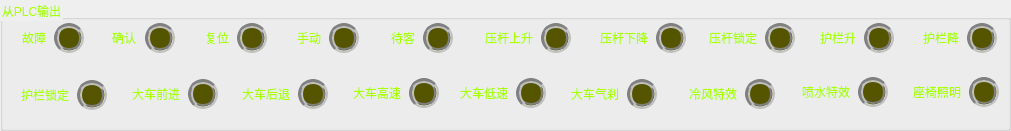
  <widget class="QGroupBox" name="plcOGroupBox">
   <property name="geometry">
    <rect>
     <x>10</x>
     <y>500</y>
     <width>1011</width>
     <height>131</height>
    </rect>
   </property>
   <property name="styleSheet">
    <string notr="true">color: rgb(170, 255, 0);</string>
   </property>
   <property name="title">
    <string>从PLC输出</string>
   </property>
   <widget class="QLabel" name="label_75">
    <property name="geometry">
     <rect>
      <x>910</x>
      <y>81</y>
      <width>51</width>
      <height>21</height>
     </rect>
    </property>
    <property name="styleSheet">
     <string notr="true">color: rgb(170, 255, 0);</string>
    </property>
    <property name="text">
     <string>座椅照明</string>
    </property>
    <property name="alignment">
     <set>Qt::AlignRight|Qt::AlignTrailing|Qt::AlignVCenter</set>
    </property>
   </widget>
   <widget class="QPushButton" name="pButton_41">
    <property name="geometry">
     <rect>
      <x>188</x>
      <y>79</y>
      <width>30</width>
      <height>30</height>
     </rect>
    </property>
    <property name="styleSheet">
     <string notr="true">border:5px groove gray;border-radius:15px;
background-color: rgb(85, 85, 0);</string>
    </property>
    <property name="text">
     <string/>
    </property>
   </widget>
   <widget class="QPushButton" name="pButton_46">
    <property name="geometry">
     <rect>
      <x>745</x>
      <y>79</y>
      <width>30</width>
      <height>30</height>
     </rect>
    </property>
    <property name="styleSheet">
     <string notr="true">border:5px groove gray;border-radius:15px;
background-color: rgb(85, 85, 0);</string>
    </property>
    <property name="text">
     <string/>
    </property>
   </widget>
   <widget class="QLabel" name="label_60">
    <property name="geometry">
     <rect>
      <x>918</x>
      <y>27</y>
      <width>41</width>
      <height>21</height>
     </rect>
    </property>
    <property name="styleSheet">
     <string notr="true">color: rgb(170, 255, 0);</string>
    </property>
    <property name="text">
     <string>护栏降</string>
    </property>
    <property name="alignment">
     <set>Qt::AlignRight|Qt::AlignTrailing|Qt::AlignVCenter</set>
    </property>
   </widget>
   <widget class="QLabel" name="label_59">
    <property name="geometry">
     <rect>
      <x>815</x>
      <y>27</y>
      <width>41</width>
      <height>21</height>
     </rect>
    </property>
    <property name="styleSheet">
     <string notr="true">color: rgb(170, 255, 0);</string>
    </property>
    <property name="text">
     <string>护栏升</string>
    </property>
    <property name="alignment">
     <set>Qt::AlignRight|Qt::AlignTrailing|Qt::AlignVCenter</set>
    </property>
   </widget>
   <widget class="QPushButton" name="pButton_39">
    <property name="geometry">
     <rect>
      <x>967</x>
      <y>23</y>
      <width>30</width>
      <height>30</height>
     </rect>
    </property>
    <property name="styleSheet">
     <string notr="true">border:5px groove gray;border-radius:15px;
background-color: rgb(85, 85, 0);</string>
    </property>
    <property name="text">
     <string/>
    </property>
   </widget>
   <widget class="QPushButton" name="pButton_40">
    <property name="geometry">
     <rect>
      <x>77</x>
      <y>80</y>
      <width>30</width>
      <height>30</height>
     </rect>
    </property>
    <property name="styleSheet">
     <string notr="true">border:5px groove gray;border-radius:15px;
background-color: rgb(85, 85, 0);</string>
    </property>
    <property name="text">
     <string/>
    </property>
   </widget>
   <widget class="QLabel" name="label_53">
    <property name="geometry">
     <rect>
      <x>198</x>
      <y>27</y>
      <width>31</width>
      <height>21</height>
     </rect>
    </property>
    <property name="styleSheet">
     <string notr="true">color: rgb(170, 255, 0);</string>
    </property>
    <property name="text">
     <string>复位</string>
    </property>
    <property name="alignment">
     <set>Qt::AlignRight|Qt::AlignTrailing|Qt::AlignVCenter</set>
    </property>
   </widget>
   <widget class="QPushButton" name="pButton_34">
    <property name="geometry">
     <rect>
      <x>423</x>
      <y>23</y>
      <width>30</width>
      <height>30</height>
     </rect>
    </property>
    <property name="styleSheet">
     <string notr="true">border:5px groove gray;border-radius:15px;
background-color: rgb(85, 85, 0);</string>
    </property>
    <property name="text">
     <string/>
    </property>
   </widget>
   <widget class="QPushButton" name="pButton_32">
    <property name="geometry">
     <rect>
      <x>237</x>
      <y>23</y>
      <width>30</width>
      <height>30</height>
     </rect>
    </property>
    <property name="styleSheet">
     <string notr="true">border:5px groove gray;border-radius:15px;
background-color: rgb(85, 85, 0);</string>
    </property>
    <property name="text">
     <string/>
    </property>
   </widget>
   <widget class="QLabel" name="label_65">
    <property name="geometry">
     <rect>
      <x>457</x>
      <y>82</y>
      <width>51</width>
      <height>21</height>
     </rect>
    </property>
    <property name="styleSheet">
     <string notr="true">color: rgb(170, 255, 0);</string>
    </property>
    <property name="text">
     <string>大车低速</string>
    </property>
    <property name="alignment">
     <set>Qt::AlignRight|Qt::AlignTrailing|Qt::AlignVCenter</set>
    </property>
   </widget>
   <widget class="QLabel" name="label_64">
    <property name="geometry">
     <rect>
      <x>350</x>
      <y>82</y>
      <width>51</width>
      <height>21</height>
     </rect>
    </property>
    <property name="styleSheet">
     <string notr="true">color: rgb(170, 255, 0);</string>
    </property>
    <property name="text">
     <string>大车高速</string>
    </property>
    <property name="alignment">
     <set>Qt::AlignRight|Qt::AlignTrailing|Qt::AlignVCenter</set>
    </property>
   </widget>
   <widget class="QLabel" name="label_73">
    <property name="geometry">
     <rect>
      <x>686</x>
      <y>83</y>
      <width>51</width>
      <height>21</height>
     </rect>
    </property>
    <property name="styleSheet">
     <string notr="true">color: rgb(170, 255, 0);</string>
    </property>
    <property name="text">
     <string>冷风特效</string>
    </property>
    <property name="alignment">
     <set>Qt::AlignRight|Qt::AlignTrailing|Qt::AlignVCenter</set>
    </property>
   </widget>
   <widget class="QPushButton" name="pButton_48">
    <property name="geometry">
     <rect>
      <x>969</x>
      <y>77</y>
      <width>30</width>
      <height>30</height>
     </rect>
    </property>
    <property name="styleSheet">
     <string notr="true">border:5px groove gray;border-radius:15px;
background-color: rgb(85, 85, 0);</string>
    </property>
    <property name="text">
     <string/>
    </property>
   </widget>
   <widget class="QPushButton" name="pButton_31">
    <property name="geometry">
     <rect>
      <x>145</x>
      <y>23</y>
      <width>30</width>
      <height>30</height>
     </rect>
    </property>
    <property name="styleSheet">
     <string notr="true">border:5px groove gray;border-radius:15px;
background-color: rgb(85, 85, 0);</string>
    </property>
    <property name="text">
     <string/>
    </property>
   </widget>
   <widget class="QLabel" name="label_52">
    <property name="geometry">
     <rect>
      <x>105</x>
      <y>27</y>
      <width>31</width>
      <height>21</height>
     </rect>
    </property>
    <property name="styleSheet">
     <string notr="true">color: rgb(170, 255, 0);</string>
    </property>
    <property name="text">
     <string>确认</string>
    </property>
    <property name="alignment">
     <set>Qt::AlignRight|Qt::AlignTrailing|Qt::AlignVCenter</set>
    </property>
   </widget>
   <widget class="QPushButton" name="pButton_44">
    <property name="geometry">
     <rect>
      <x>516</x>
      <y>78</y>
      <width>30</width>
      <height>30</height>
     </rect>
    </property>
    <property name="styleSheet">
     <string notr="true">border:5px groove gray;border-radius:15px;
background-color: rgb(85, 85, 0);</string>
    </property>
    <property name="text">
     <string/>
    </property>
   </widget>
   <widget class="QPushButton" name="pButton_43">
    <property name="geometry">
     <rect>
      <x>409</x>
      <y>78</y>
      <width>30</width>
      <height>30</height>
     </rect>
    </property>
    <property name="styleSheet">
     <string notr="true">border:5px groove gray;border-radius:15px;
background-color: rgb(85, 85, 0);</string>
    </property>
    <property name="text">
     <string/>
    </property>
   </widget>
   <widget class="QLabel" name="label_72">
    <property name="geometry">
     <rect>
      <x>568</x>
      <y>83</y>
      <width>51</width>
      <height>21</height>
     </rect>
    </property>
    <property name="styleSheet">
     <string notr="true">color: rgb(170, 255, 0);</string>
    </property>
    <property name="text">
     <string>大车气刹</string>
    </property>
    <property name="alignment">
     <set>Qt::AlignRight|Qt::AlignTrailing|Qt::AlignVCenter</set>
    </property>
   </widget>
   <widget class="QPushButton" name="pButton_36">
    <property name="geometry">
     <rect>
      <x>656</x>
      <y>23</y>
      <width>30</width>
      <height>30</height>
     </rect>
    </property>
    <property name="styleSheet">
     <string notr="true">border:5px groove gray;border-radius:15px;
background-color: rgb(85, 85, 0);</string>
    </property>
    <property name="text">
     <string/>
    </property>
   </widget>
   <widget class="QLabel" name="label_55">
    <property name="geometry">
     <rect>
      <x>384</x>
      <y>27</y>
      <width>31</width>
      <height>21</height>
     </rect>
    </property>
    <property name="styleSheet">
     <string notr="true">color: rgb(170, 255, 0);</string>
    </property>
    <property name="text">
     <string>待客</string>
    </property>
    <property name="alignment">
     <set>Qt::AlignRight|Qt::AlignTrailing|Qt::AlignVCenter</set>
    </property>
   </widget>
   <widget class="QLabel" name="label_74">
    <property name="geometry">
     <rect>
      <x>799</x>
      <y>81</y>
      <width>51</width>
      <height>21</height>
     </rect>
    </property>
    <property name="styleSheet">
     <string notr="true">color: rgb(170, 255, 0);</string>
    </property>
    <property name="text">
     <string>喷水特效</string>
    </property>
    <property name="alignment">
     <set>Qt::AlignRight|Qt::AlignTrailing|Qt::AlignVCenter</set>
    </property>
   </widget>
   <widget class="QPushButton" name="pButton_37">
    <property name="geometry">
     <rect>
      <x>765</x>
      <y>23</y>
      <width>30</width>
      <height>30</height>
     </rect>
    </property>
    <property name="styleSheet">
     <string notr="true">border:5px groove gray;border-radius:15px;
background-color: rgb(85, 85, 0);</string>
    </property>
    <property name="text">
     <string/>
    </property>
   </widget>
   <widget class="QLabel" name="label_54">
    <property name="geometry">
     <rect>
      <x>290</x>
      <y>27</y>
      <width>31</width>
      <height>21</height>
     </rect>
    </property>
    <property name="styleSheet">
     <string notr="true">color: rgb(170, 255, 0);</string>
    </property>
    <property name="text">
     <string>手动</string>
    </property>
    <property name="alignment">
     <set>Qt::AlignRight|Qt::AlignTrailing|Qt::AlignVCenter</set>
    </property>
   </widget>
   <widget class="QLabel" name="label_63">
    <property name="geometry">
     <rect>
      <x>239</x>
      <y>83</y>
      <width>51</width>
      <height>21</height>
     </rect>
    </property>
    <property name="styleSheet">
     <string notr="true">color: rgb(170, 255, 0);</string>
    </property>
    <property name="text">
     <string>大车后退</string>
    </property>
    <property name="alignment">
     <set>Qt::AlignRight|Qt::AlignTrailing|Qt::AlignVCenter</set>
    </property>
   </widget>
   <widget class="QPushButton" name="pButton_38">
    <property name="geometry">
     <rect>
      <x>864</x>
      <y>23</y>
      <width>30</width>
      <height>30</height>
     </rect>
    </property>
    <property name="styleSheet">
     <string notr="true">border:5px groove gray;border-radius:15px;
background-color: rgb(85, 85, 0);</string>
    </property>
    <property name="text">
     <string/>
    </property>
   </widget>
   <widget class="QLabel" name="label_56">
    <property name="geometry">
     <rect>
      <x>482</x>
      <y>27</y>
      <width>51</width>
      <height>21</height>
     </rect>
    </property>
    <property name="styleSheet">
     <string notr="true">color: rgb(170, 255, 0);</string>
    </property>
    <property name="text">
     <string>压杆上升</string>
    </property>
    <property name="alignment">
     <set>Qt::AlignRight|Qt::AlignTrailing|Qt::AlignVCenter</set>
    </property>
   </widget>
   <widget class="QPushButton" name="pButton_42">
    <property name="geometry">
     <rect>
      <x>298</x>
      <y>79</y>
      <width>30</width>
      <height>30</height>
     </rect>
    </property>
    <property name="styleSheet">
     <string notr="true">border:5px groove gray;border-radius:15px;
background-color: rgb(85, 85, 0);</string>
    </property>
    <property name="text">
     <string/>
    </property>
   </widget>
   <widget class="QLabel" name="label_57">
    <property name="geometry">
     <rect>
      <x>597</x>
      <y>27</y>
      <width>51</width>
      <height>21</height>
     </rect>
    </property>
    <property name="styleSheet">
     <string notr="true">color: rgb(170, 255, 0);</string>
    </property>
    <property name="text">
     <string>压杆下降</string>
    </property>
    <property name="alignment">
     <set>Qt::AlignRight|Qt::AlignTrailing|Qt::AlignVCenter</set>
    </property>
   </widget>
   <widget class="QPushButton" name="pButton_30">
    <property name="geometry">
     <rect>
      <x>54</x>
      <y>23</y>
      <width>30</width>
      <height>30</height>
     </rect>
    </property>
    <property name="styleSheet">
     <string notr="true">border:5px groove gray;border-radius:15px;
background-color: rgb(85, 85, 0);
</string>
    </property>
    <property name="text">
     <string/>
    </property>
   </widget>
   <widget class="QLabel" name="label_61">
    <property name="geometry">
     <rect>
      <x>18</x>
      <y>84</y>
      <width>51</width>
      <height>21</height>
     </rect>
    </property>
    <property name="styleSheet">
     <string notr="true">color: rgb(170, 255, 0);</string>
    </property>
    <property name="text">
     <string>护栏锁定</string>
    </property>
    <property name="alignment">
     <set>Qt::AlignRight|Qt::AlignTrailing|Qt::AlignVCenter</set>
    </property>
   </widget>
   <widget class="QLabel" name="label_62">
    <property name="geometry">
     <rect>
      <x>129</x>
      <y>83</y>
      <width>51</width>
      <height>21</height>
     </rect>
    </property>
    <property name="styleSheet">
     <string notr="true">color: rgb(170, 255, 0);</string>
    </property>
    <property name="text">
     <string>大车前进</string>
    </property>
    <property name="alignment">
     <set>Qt::AlignRight|Qt::AlignTrailing|Qt::AlignVCenter</set>
    </property>
   </widget>
   <widget class="QPushButton" name="pButton_33">
    <property name="geometry">
     <rect>
      <x>329</x>
      <y>23</y>
      <width>30</width>
      <height>30</height>
     </rect>
    </property>
    <property name="styleSheet">
     <string notr="true">border:5px groove gray;border-radius:15px;
background-color: rgb(85, 85, 0);</string>
    </property>
    <property name="text">
     <string/>
    </property>
   </widget>
   <widget class="QPushButton" name="pButton_45">
    <property name="geometry">
     <rect>
      <x>627</x>
      <y>79</y>
      <width>30</width>
      <height>30</height>
     </rect>
    </property>
    <property name="styleSheet">
     <string notr="true">border:5px groove gray;border-radius:15px;
background-color: rgb(85, 85, 0);</string>
    </property>
    <property name="text">
     <string/>
    </property>
   </widget>
   <widget class="QPushButton" name="pButton_35">
    <property name="geometry">
     <rect>
      <x>541</x>
      <y>23</y>
      <width>30</width>
      <height>30</height>
     </rect>
    </property>
    <property name="styleSheet">
     <string notr="true">border:5px groove gray;border-radius:15px;
background-color: rgb(85, 85, 0);</string>
    </property>
    <property name="text">
     <string/>
    </property>
   </widget>
   <widget class="QPushButton" name="pButton_47">
    <property name="geometry">
     <rect>
      <x>858</x>
      <y>77</y>
      <width>30</width>
      <height>30</height>
     </rect>
    </property>
    <property name="styleSheet">
     <string notr="true">border:5px groove gray;border-radius:15px;
background-color: rgb(85, 85, 0);</string>
    </property>
    <property name="text">
     <string/>
    </property>
   </widget>
   <widget class="QLabel" name="label_51">
    <property name="geometry">
     <rect>
      <x>15</x>
      <y>27</y>
      <width>31</width>
      <height>21</height>
     </rect>
    </property>
    <property name="styleSheet">
     <string notr="true">color: rgb(170, 255, 0);</string>
    </property>
    <property name="text">
     <string>故障</string>
    </property>
    <property name="alignment">
     <set>Qt::AlignRight|Qt::AlignTrailing|Qt::AlignVCenter</set>
    </property>
   </widget>
   <widget class="QLabel" name="label_58">
    <property name="geometry">
     <rect>
      <x>706</x>
      <y>27</y>
      <width>51</width>
      <height>21</height>
     </rect>
    </property>
    <property name="styleSheet">
     <string notr="true">color: rgb(170, 255, 0);</string>
    </property>
    <property name="text">
     <string>压杆锁定</string>
    </property>
    <property name="alignment">
     <set>Qt::AlignRight|Qt::AlignTrailing|Qt::AlignVCenter</set>
    </property>
   </widget>
  </widget>
